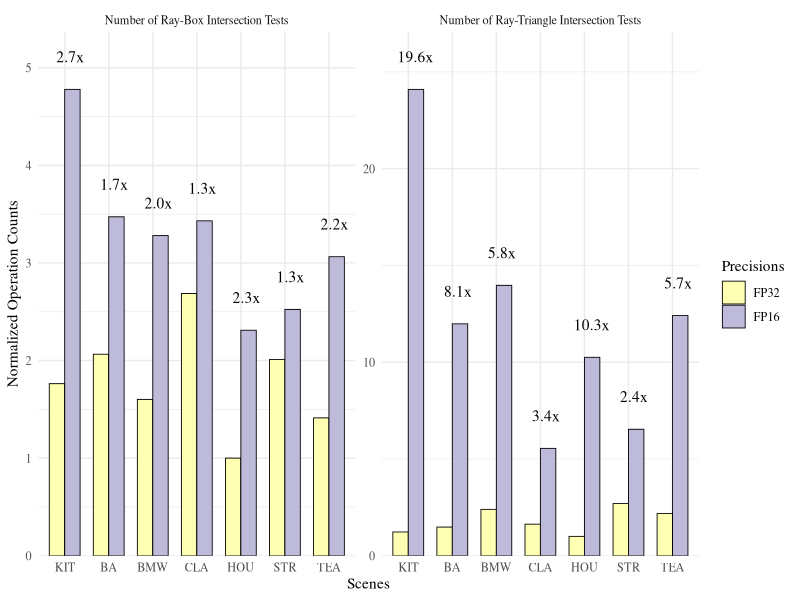

Generate this figure with R:
library(tidyverse)

data <- tribble(
  ~category,                      ~            prec,  ~KIT,      ~BA,       ~BMW,      ~CLA,      ~HOU,      ~STR,      ~TEA,
  "Number of Ray-Box Intersection Tests",      "FP32", 80021178,  93703925,  72695635,  121964051, 45383870,  91295721,  64115325,
  "Number of Ray-Box Intersection Tests",      "FP16", 216869929, 157613286, 148872569, 155749309, 104859252, 114550687, 139065629,
  "Number of Ray-Triangle Intersection Tests", "FP32", 12321920,  14875502,  24052696,  16363234,  10038904,  27057171,  21861707,
  "Number of Ray-Triangle Intersection Tests", "FP16", 241888716, 120276941, 140252792, 55683089,  102925845, 65601058,  124571791
)

data_long <- data |>
  pivot_longer(cols=!c(category, prec), names_to="scene", values_to="value") |>
  group_by(category) |>
  mutate(normalized_value=value/min(value)) |>
  ungroup() |>
  mutate(
    prec=factor(prec, levels=c("FP32", "FP16")),
    scene=factor(scene, levels=unique(scene))
  )

data_ratio <- data_long |>
  select(category, prec, scene, normalized_value) |>
  pivot_wider(names_from=prec, values_from=normalized_value) |>
  mutate(ratio=FP16/FP32) |>
  group_by(category) |> 
  mutate(annotation_y=FP16+max(FP16)*0.07) |>
  ungroup()

print(data_ratio)

fig <- ggplot(data_long, aes(x=scene, y=normalized_value, fill=prec)) +
  geom_col(
    position="dodge",
    color="black",
    width=0.7,
    linewidth=0.3
  ) +
  geom_text(
    data=data_ratio,
    aes(x=scene, y=annotation_y, label=sprintf("%.1fx", ratio)),
    hjust=0.3,
    family="serif",
    inherit.aes=FALSE
  ) +
  facet_wrap(~category, scales="free_y") +
  labs(
    x="Scenes",
    y="Normalized Operation Counts",
    fill="Precisions"
  ) +
  scale_fill_manual(
    values = c("FP32"="#ffffb3", "FP16"="#bebada")
  ) +
  scale_y_continuous(
    expand=expansion(mult=c(0, 0.05)),
  ) +
  theme_minimal(base_family="serif")

ggsave("trv-steps.pdf", width=7, height=2.5)